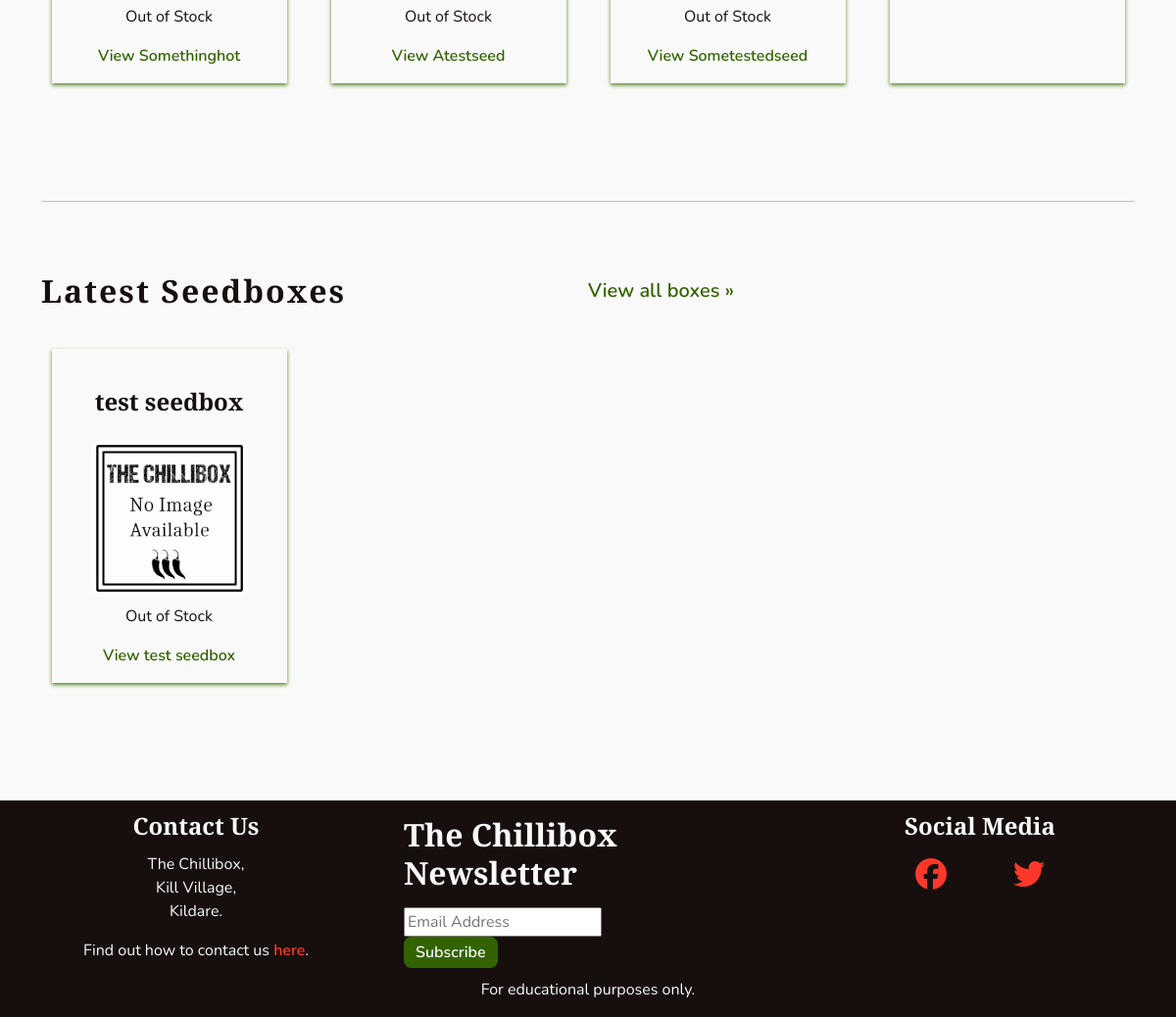
Before: /products/ (lower part) with the older database file.
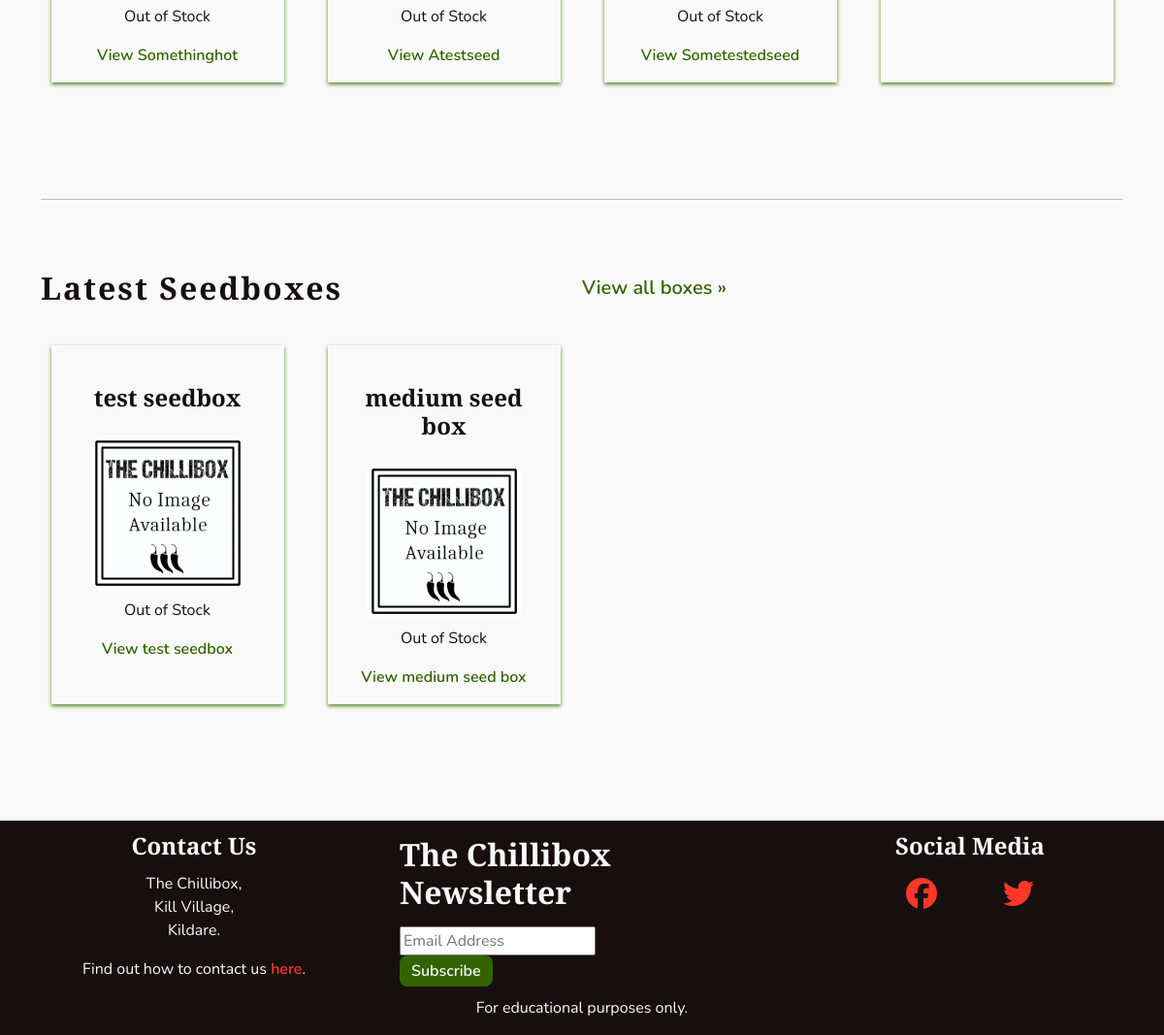
After: the same page with the newer database file.
### products/models.py (models this page shows, shortened)
class Product(models.Model):
    category = models.ForeignKey(Category, on_delete=models.SET_NULL,
                                 null=True, blank=True, related_name='product')
    subcategory = models.CharField(max_length=8, choices=SUBCATEGORIES,
                                   blank=True)
    name = models.CharField(max_length=255)
    slug = models.SlugField()
    description = models.TextField(null=True, blank=True,
                                   help_text='Include a description for the \
                                   product\'s page.')
    excerpt = models.TextField(null=True, blank=True, help_text='Include a \
                               brief summary of the product.')
    ingredients = models.CharField(max_length=140, null=True, blank=True,
                                   help_text='For sauces, please include the \
                                   ingredients.')
    growth_time = models.CharField(max_length=140, null=True, blank=True,
                                   help_text='For seeds, please include the \
                                   growth time to maturity.')
    heat_level = models.CharField(max_length=140, null=True, blank=True,
                                  help_text='In scovilles or more generally \
                                  (eg \'hot\') where appropriate.')
    box_contents = models.ManyToManyField('self', blank=True, help_text='Add \
                                          products for seed and sauce boxes.')
    image = models.ImageField(upload_to='uploads/', null=True, blank=True)
    thumbnail = models.ImageField(upload_to='uploads/', null=True, blank=True,
                                  help_text='If not added, will be \
                                  auto-generated from image.')
    added_on = models.DateField(auto_now_add=True)
    class Meta:
        ordering = ('name',)
        get_latest_by = ('added_on',)
    def __str__(self):
        return self.name
    def check_stock(self, *args, **kwargs):
        in_stock = False
        for variant in self.variants.all():
            if variant.in_stock:
                in_stock = True
        return in_stock

### products/views.py (the view)
# urls.py: path('', views.LatestProducts.as_view(), name='latest'),
class LatestProducts(View):
    def get(self, request):
        seedcat = Product.objects.filter(category__name='Seeds').order_by('-added_on')[0:4]  # noqa
        saucecat = Product.objects.filter(category__name='Sauces').order_by('-added_on')[0:4]  # noqa
        seedboxcat = Product.objects.filter(category__name='Seedboxes').order_by('-added_on')[0:4]  # noqa
        sauceboxcat = Product.objects.filter(category__name='Sauceboxes').order_by('-added_on')[0:4]  # noqa
        template_name = 'products/latest_products.html'
        context = {
            'seedcat': seedcat,
            'saucecat': saucecat,
            'seedboxcat': seedboxcat,
            'sauceboxcat': sauceboxcat,
        }
        return render(request, template_name, context)

### products/templates/products/latest_products.html (shortened to what this page needs)
{% extends 'base.html' %}
{% load static %}
{% block content %}
<section class="container-md">
    <div class="row py-4">
        {% for seed in seedcat %}
        <div class="col-sm-6 col-md-6 col-lg-4 col-xl-3 mb-5 text-center">
            <div class="chilli-card mx-auto text-center">
                <p>
                    {% if seed.check_stock %}
                    In Stock
                    {% else %}
                    Out of Stock
                    {% endif %}
                </p>
                <a class="chilli-link" href="{% url 'products:product' seed.slug %}">View {{ seed }}</a>
            </div>
        </div>
        {% empty %}
            <p>No seeds</p>
        {% endfor %}
    </div>
    <hr class="mt-5">
    <div class="row py-4">
        <div class="row d-flex flex-row align-items-center mb-2">
            <h2 class="headings col-12 col-sm-6">Latest Seedboxes</h2>
            <a class="chilli-link big col-12 col-sm-6" href="{% url 'products:category' slug='seedbox' %}">View all boxes &raquo;</i></a>
        </div>
        {% for seedbox in seedboxcat %}
        <div class="col-sm-6 col-md-6 col-lg-4 col-xl-3 mb-5 text-center">
            <div class="chilli-card mx-auto text-center">
                <h3 class="headings headings-sm">{{ seedbox }}</h3>
                {% if seedbox.thumbnail %}
                <img class="pics thumbs" src="{{ seedbox.thumbnail.url }}">
                {% else %}
                <img width="300" height="300" class="pics thumbs" src="{% static 'images/placeholder.png' %}" alt="No image available for {{ seedbox }}">
                {% endif %}
                <p>
                    {% if seedbox.check_stock %}
                    In Stock
                    {% else %}
                    Out of Stock
                    {% endif %}
                </p>
                <a class="chilli-link" href="{% url 'products:product' seedbox.slug %}">View {{ seedbox }}</a>
            </div>
        </div>
        {% empty %}
            <p>No seedboxes</p>
        {% endfor %}
    </div>
</section>
{% endblock %}

Changed rows visible on the page:
added Product: name "medium seed box", shows "Out of Stock", shown under "Latest Seedboxes"
